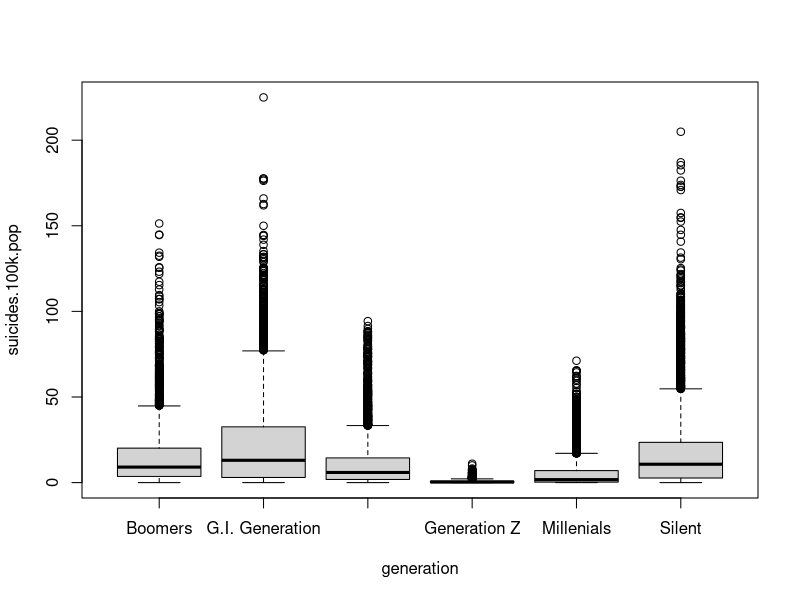
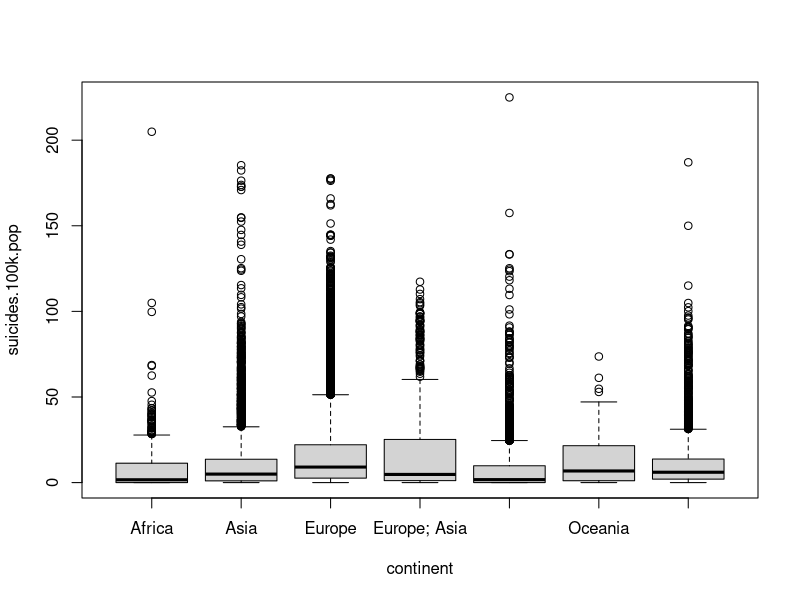
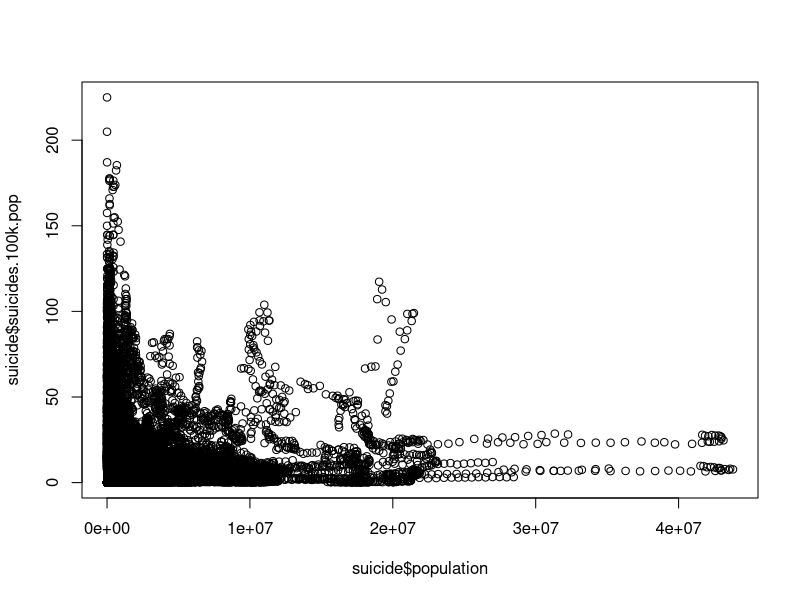
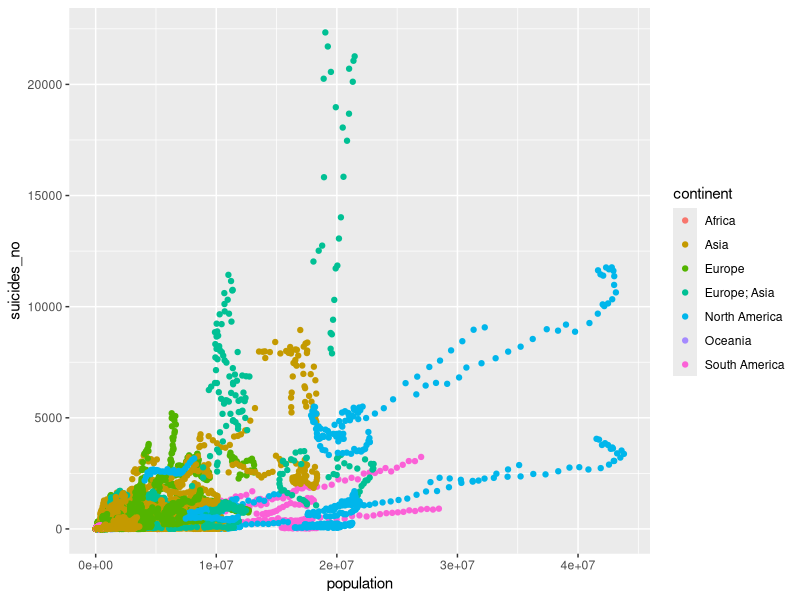
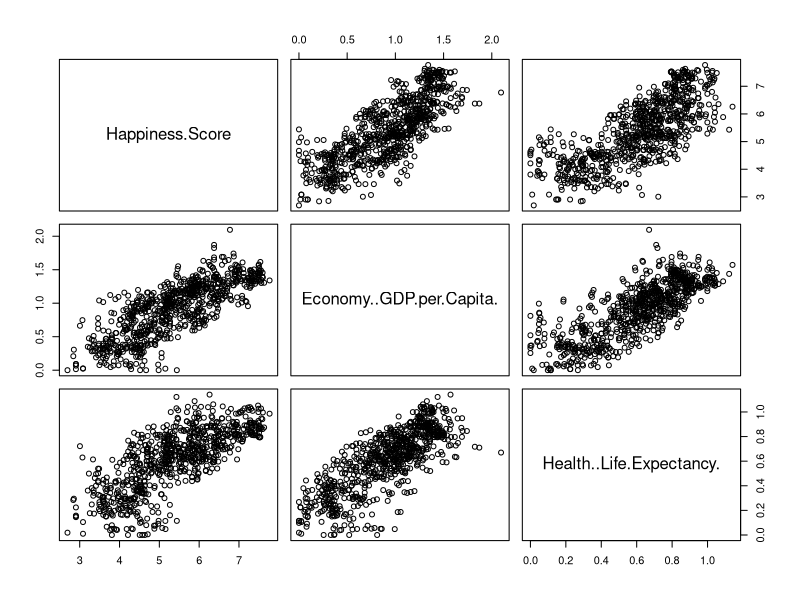

Reproduce these figures in R, in order. (Note: this script raises an error after producing the figures.)
## ---- chunk 1
library(ggplot2)
## ---- chunk 2
dat <- read.csv("data_cleaned.csv")
suicide <- read.csv("suicide_cleaned.csv")
happy <- read.csv("Happiness_cleaned.csv")
## ---- chunk 3
boxplot(suicides.100k.pop ~ generation, data = suicide)
## ---- chunk 4
boxplot(suicides.100k.pop ~ continent, data = suicide)
## ---- chunk 5
plot(suicide$population, suicide$suicides.100k.pop)
## ---- chunk 6
# Add this. This seems cool.
ggplot(data = suicide, aes(x = population, y = suicides_no, col = continent)) + geom_point()
## ---- chunk 7
plot(happy[c("Happiness.Score", "Economy..GDP.per.Capita.", "Health..Life.Expectancy.")])
## ---- chunk 8
# This seems pretty cool.
Multiple.Model <- lm(Happiness.Score ~ Economy..GDP.per.Capita. + Health..Life.Expectancy., data = happy)
Cm <- Multiple.Model$coefficients
Y.Pred.Multiple <- Cm[1] + Cm[2]*happy$Economy..GDP.per.Capita. + Cm[2]*happy$Health..Life.Expectancy.
Y.True <- happy$Happiness.Score
Economy.Model <- lm(Happiness.Score ~ Economy..GDP.per.Capita., data = happy)
Ce <- Economy.Model$coefficients
Life.Model <- lm(Happiness.Score ~ Health..Life.Expectancy., data = happy)
Cl <- Life.Model$coefficients
Y.Pred.Economy <- Ce[1] + Ce[2] * happy$Economy..GDP.per.Capita.
Y.Pred.Life <- Cl[1] + Cl[2] * happy$Health..Life.Expectancy.
mean((Y.Pred.Multiple - Y.True)^2)
mean((Y.Pred.Life - Y.True)^2)
mean((Y.Pred.Economy - Y.True)^2)
## ---- chunk 9
Cm
## ---- chunk 10
boxplot(Happiness.Score ~ Continent, data = happy)
